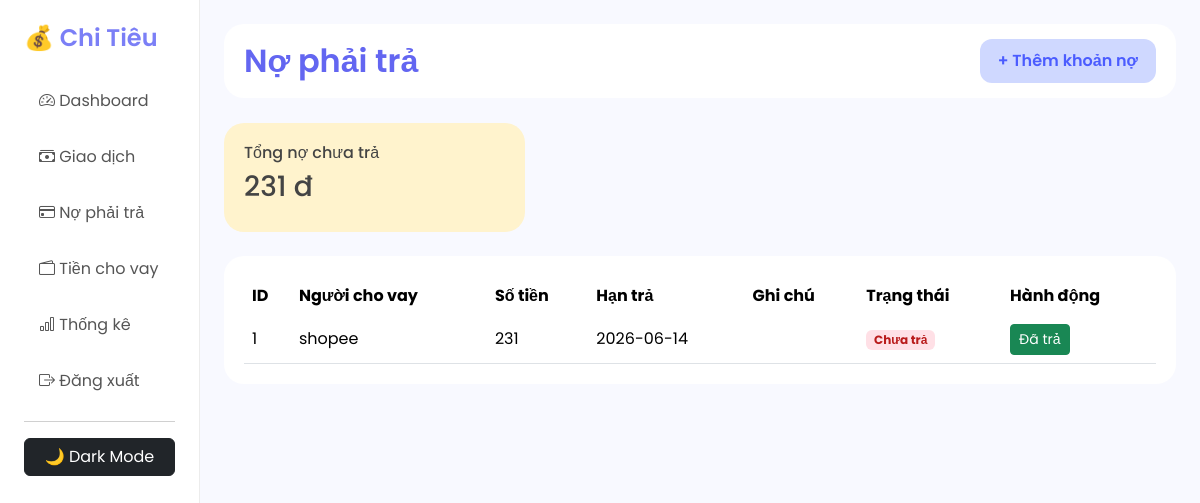
The page /debt-pay (signed in) on the database its author committed.
### tables this page shows
CREATE TABLE DebtPay
    (
        DebtID INTEGER PRIMARY KEY AUTOINCREMENT,
        PersonName TEXT,
        Amount REAL,
        DueDate TEXT,
        Status TEXT DEFAULT 'Unpaid',
        Note TEXT
    );

### app.py (the view)
@app.route("/debt-pay")
def debt_pay():
    if not login_required():
        return redirect(url_for("login"))
    conn = get_connection()
    cursor = conn.cursor()
    cursor.execute("""
        SELECT *
        FROM DebtPay
        ORDER BY DueDate
    """)
    rows = cursor.fetchall()
    conn.close()
    return render_template(
        "debt_pay.html",
        debts=rows
    )

### app.py (called while the page is built)
def login_required():
    return "user" in session

### database.py (called while the page is built)
def get_connection():
    conn = sqlite3.connect(DATABASE)
    conn.row_factory = sqlite3.Row
    return conn

### templates/debt_pay.html (shortened to what this page needs)
<!doctype html>
<html lang="vi">
  <head>
    <link
      href="https://cdn.jsdelivr.net/npm/bootstrap@5.3.3/dist/css/bootstrap.min.css"
      rel="stylesheet" />
    <link
      rel="stylesheet"
      href="https://cdn.jsdelivr.net/npm/bootstrap-icons@1.11.3/font/bootstrap-icons.min.css" />
    <link
      rel="stylesheet"
      href="{{ url_for('static', filename='css/style.css') }}" />
  </head>
  <body id="body">
    <div class="container-fluid">
      <div class="row">
        <div class="col-md-2 sidebar p-4" id="sidebar">
          <h4 class="sidebar-title mb-4">💰 Chi Tiêu</h4>
          <a href="/dashboard">
            <i class="bi bi-speedometer2"></i>
            Dashboard
          </a>
          <a href="/transactions">
            <i class="bi bi-cash-stack"></i>
            Giao dịch
          </a>
          <a href="/debt-pay">
            <i class="bi bi-credit-card"></i>
            Nợ phải trả
          </a>
          <a href="/debt-receive">
            <i class="bi bi-wallet2"></i>
            Tiền cho vay
          </a>
          <a href="/report">
            <i class="bi bi-bar-chart"></i>
            Thống kê
          </a>
          <a href="/logout">
            <i class="bi bi-box-arrow-right"></i>
            Đăng xuất
          </a>
          <hr />
          <button id="darkBtn" class="btn btn-dark w-100">🌙 Dark Mode</button>
        </div>
        <div class="col-md-10 p-4 main-content">
          <div class="topbar d-flex justify-content-between align-items-center">
            <h2 class="page-title mb-0">Nợ phải trả</h2>
            <button
              class="btn btn-pastel"
              data-bs-toggle="modal"
              data-bs-target="#addDebtModal">
              + Thêm khoản nợ
            </button>
          </div>
          <div class="row mt-4">
            <div class="col-md-4">
              <div class="stat-card card-debt">
                <h6>Tổng nợ chưa trả</h6>
                <h3 id="totalDebt">0 đ</h3>
              </div>
            </div>
          </div>
          <div class="table-container mt-4">
            <div class="table-responsive">
              <table class="table table-hover align-middle">
                <thead>
                  <tr>
                    <th>ID</th>
                    <th>Người cho vay</th>
                    <th>Số tiền</th>
                    <th>Hạn trả</th>
                    <th>Ghi chú</th>
                    <th>Trạng thái</th>
                    <th>Hành động</th>
                  </tr>
                </thead>
                <tbody>
                  {% set ns = namespace(total=0) %} {% for debt in debts %}
                  <tr>
                    <td>{{ debt.DebtID }}</td>
                    <td>{{ debt.PersonName }}</td>
                    <td class="debt-amount">
                      {{ "{:,.0f}".format(debt.Amount) }}
                    </td>
                    <td>
                      '' %} {{ debt.DueDate }}
                    </td>
                    <td>{{ debt.Note }}</td>
                    <td>
                      {% if debt.Status == "Paid" %}
                      <span class="badge badge-paid"> Đã trả </span>
                      {% else %}
                      <span class="badge badge-unpaid"> Chưa trả </span>
                      {% endif %}
                    </td>
                    <td>
                      {% if debt.Status == "Unpaid" %}
                      <a
                        href="/paid_debt/{{ debt.DebtID }}"
                        class="btn btn-success btn-sm">
                        Đã trả
                      </a>
                      {% endif %}
                    </td>
                  </tr>
                  {% endfor %}
                </tbody>
              </table>
            </div>
          </div>
        </div>
      </div>
    </div>
  </body>
</html>

### static/css/style.css (style rules this page uses)
* { margin: 0; padding: 0; box-sizing: border-box; font-family: "Poppins", sans-serif; }
body { background: #f8f9ff; color: #444; }
.btn-pastel { background: #b8c0ff; border: none; color: white; font-weight: 600; padding: 12px; border-radius: 12px; transition: 0.3s; }
.sidebar { min-height: 100vh; background: #ffffff; border-right: 1px solid #ececec; }
.sidebar-title { color: #7b7ff6; font-weight: 600; }
.sidebar a { display: block; text-decoration: none; color: #555; padding: 12px 15px; border-radius: 12px; margin-bottom: 8px; transition: 0.3s; }
.stat-card { padding: 20px; border-radius: 20px; color: #444; }
.card-debt { background: #fff3cd; }
.table-container { background: white; border-radius: 20px; padding: 20px; }
.table { margin-bottom: 0; }
.table thead { background: #eef2ff; }
.table th { border: none; }
.table td { vertical-align: middle; }
.badge-unpaid { background: #ffe0e6; color: #b91c1c; }
.page-title { font-weight: 600; color: #6366f1; }
.topbar { background: white; border-radius: 20px; padding: 15px 20px; margin-bottom: 25px; }
.btn-pastel { background: #cfd8ff; color: #4b5cff; text-decoration: none; padding: 10px 18px; border-radius: 12px; font-weight: 600; }

### rows shown on the page
DebtPay: DebtID "1", PersonName "shopee", Amount "231", DueDate "2026-06-14", Status "Chưa trả"
